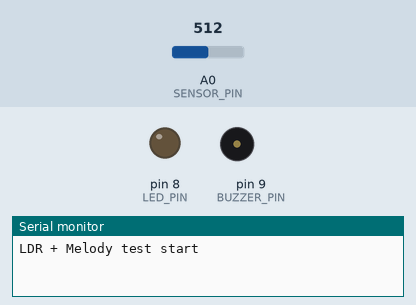
Bench run of a sketch on a simulated Arduino Nano, built with avr-gcc and run on an emulated ATmega328P. Shown: output pins drawn as LEDs (lit = HIGH), buzzer (waves = sounding), the last lines printed to the serial monitor. Dashed ring = blinking. The test bench sets the inputs (shaded band); at power-on: A0 (SENSOR_PIN) = 512.

Above: at 1.2 s.
1.3 s: A0 (SENSOR_PIN) set to 102
2.8 s: A0 (SENSOR_PIN) set to 91
At 3.6 s:
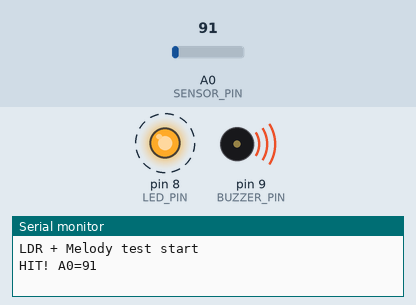
At 3.95 s:
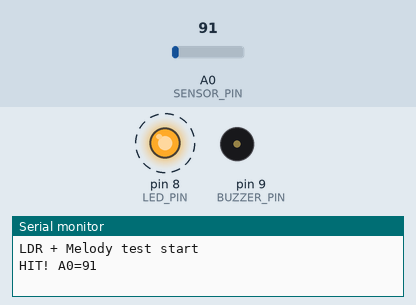
Timing chart, 0 to 11.8 s (numbered marks = the images above; inputs shaded):
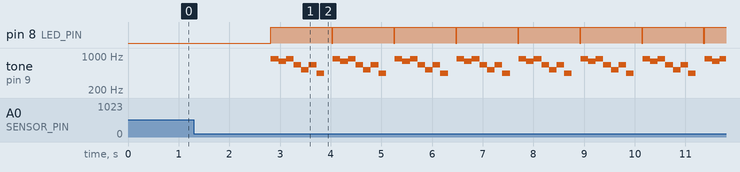

The sketch:

nano_shooting.ino
```cpp
// ====== LDR + Melody (Arduino Nano, Passive Buzzer on D8) ======
#define C4  262
#define D4  294
#define E4  330
#define G4  392
#define A4  440
#define H4  494

#define C5  523
#define D5  587
#define E5  659
#define F5  698
#define FS5 740
#define G5  784
#define A5  880
#define H5  988
#define C6  1047
#define D6  1175
#define E6  1319
#define NN  0     // no sound

const int BUZZER_PIN = 9;   // active busser
const int LED_PIN = 8;
const int SENSOR_PIN = A0;  // read LDR partial voltage

//int dr1 = 150;              // length of one tone
int dr1 = 150;              // length of one tone
unsigned long coolDownMs = 500; // avoid multiple hits at a time

// ---- thresholds. need to adjust
int onThr  = 96;  // if smaller than this, counted as a hit.
int offThr = 128;  // if larger than this, target is reset (= ready to get shot).

bool beamOn = true; // at start, target is assumed to be in 'hit'-state.
bool waitingForReset = false;
bool last = true;

// average signals to reduce noise.
int readA0Avg(uint8_t n=8){
  long s = 0;
  long a = 0;
  for(uint8_t i=0;i<n;i++){
    a = analogRead(A0);
//    s += analogRead(A0);
    s += a;
//    Serial.println(a);
    delay(1);
    }
  return (int)(s / n);
}

// Popcorn (https://www.youtube.com/watch?v=NjxNnqTcHhg)
int mel_pop[] = {
  A5, G5,
  A5, E5, C5, E5, A4, NN, A5, G5,
  A5, E5, C5, E5, A4, NN, A5, H5,
  C6, H5, C6, A5, H5, A5, H5, G5,
  A5, G5, A5, F5, A5, NN, A5, G5,
  A5, E5, C5, E5, A4, NN, A5, G5,
  A5, E5, C5, E5, A4, NN, A5, H5,
  C6, H5, C6, A5, H5, A5, H5, G5,
  A5, G5, A5, H5, C6, NN, E5, D5,
  E5, C5, G4, C5, E4, NN, E5, D5,
  E5, C5, G4, C5, E4, NN, E5, FS5,
  G5, FS5, G5, E5, FS5, E5, FS5, D5,
  E5, D5, E5, C5, E5, NN, E5, D5,
  E5, C5, G4, C5, E4, NN, E5, D5,
  E5, C5, G4, C5, E4, NN, E5, FS5,
  G5, FS5, G4, E5, FS5, E5, FS5, D5,
  E5, D5, C5, D5, E5, NN, NN, NN,
  A4, C5, A4, C5, A4, C5, A4, C5,
  A4, NN, E5, NN, A5, NN, NN, NN,
  NN, NN, NN, NN, NN, NN, NN, NN
};

// interstellar
int mel_ins[] = {
  E6, H5, C6, D6,
  E6, H5, C6, D6,
  E6, H5, C6, D6,
  E6, NN, NN, NN,
  E6, NN, NN, NN,
  E6, NN, NN, NN,
  E6, NN, NN, NN,
  E6, NN, NN, NN,
  E6, NN, NN, NN
};

// Popcorn but only for first two tacts.
int mel[] = {
  A5, G5,
  A5, E5, C5, E5, A4, NN
};
void playOne(int freq, int dur_ms){
  if(freq > 0){
    tone(BUZZER_PIN, freq);
  }else{
    noTone(BUZZER_PIN);
  }
  delay(dur_ms);
  noTone(BUZZER_PIN);
}

void playMelody(){
  const int n = sizeof(mel)/sizeof(mel[0]);
  for(int i = 0; i < n; i++){
    playOne(mel[i], dr1);
  }
}

void setup(){
  pinMode(BUZZER_PIN, OUTPUT);
  pinMode(LED_PIN, OUTPUT);
  pinMode(SENSOR_PIN, INPUT);
  Serial.begin(115200);

  Serial.println("LDR + Melody test start");

  // initizlize the target
  int v0 = readA0Avg();
  beamOn = (v0 < onThr);  // smaller the value, the brighter the surroundings.
  waitingForReset = false;
  last = beamOn;          // wait for the first hit

}


void loop(){
  // read the LDR and average the signal
  int v = readA0Avg();
  // uncomment the following line to measure the ambient light.
//  Serial.println(v);

  // current beam state.
  if(!beamOn && v < onThr)  beamOn = true;   // hit
  if(beamOn  && v > offThr) beamOn = false;  // deactivate LDR


  // while the target is hit, but LDR is innactive, do nothing.
  if(waitingForReset){
    if(beamOn){
      // when LDR is reset, you may hit again.
      waitingForReset = false;
      Serial.println("RESET");  // show the status to serial monitor
    }
    delay(2);
    return;
  }

  // wait here until the game is started, or LDR is active again.
  static bool last = true;
  if(last && beamOn){
    // 'hit' makes LDR deactive in the same time
    Serial.print("HIT! A0="); Serial.println(v);

    // LED
    digitalWrite(LED_PIN, HIGH);
    playMelody();
    digitalWrite(LED_PIN, LOW);

    waitingForReset = true;  // wait.
  }
  last = beamOn;

  delay(2);
}
```

Measured:
- the behaviour switches between 96 and 95 on A0 (SENSOR_PIN) (found by bisection; images 0 and 1)
- after the input at 1.3 s, every drawn part: stays the same
- after the input at 2.8 s, pin 8 (LED_PIN): alternates HIGH for 1.2 s and LOW for 0.02 s, starting at once; tone on pin 9 (BUZZER_PIN): silent → 880 Hz at once, then repeats every 1.2 s: 784 Hz 0.15 s, 880 Hz 0.15 s, 659 Hz 0.15 s, 523 Hz 0.15 s, 659 Hz 0.15 s, 440 Hz 0.15 s, silent 0.17 s, 880 Hz 0.15 s
